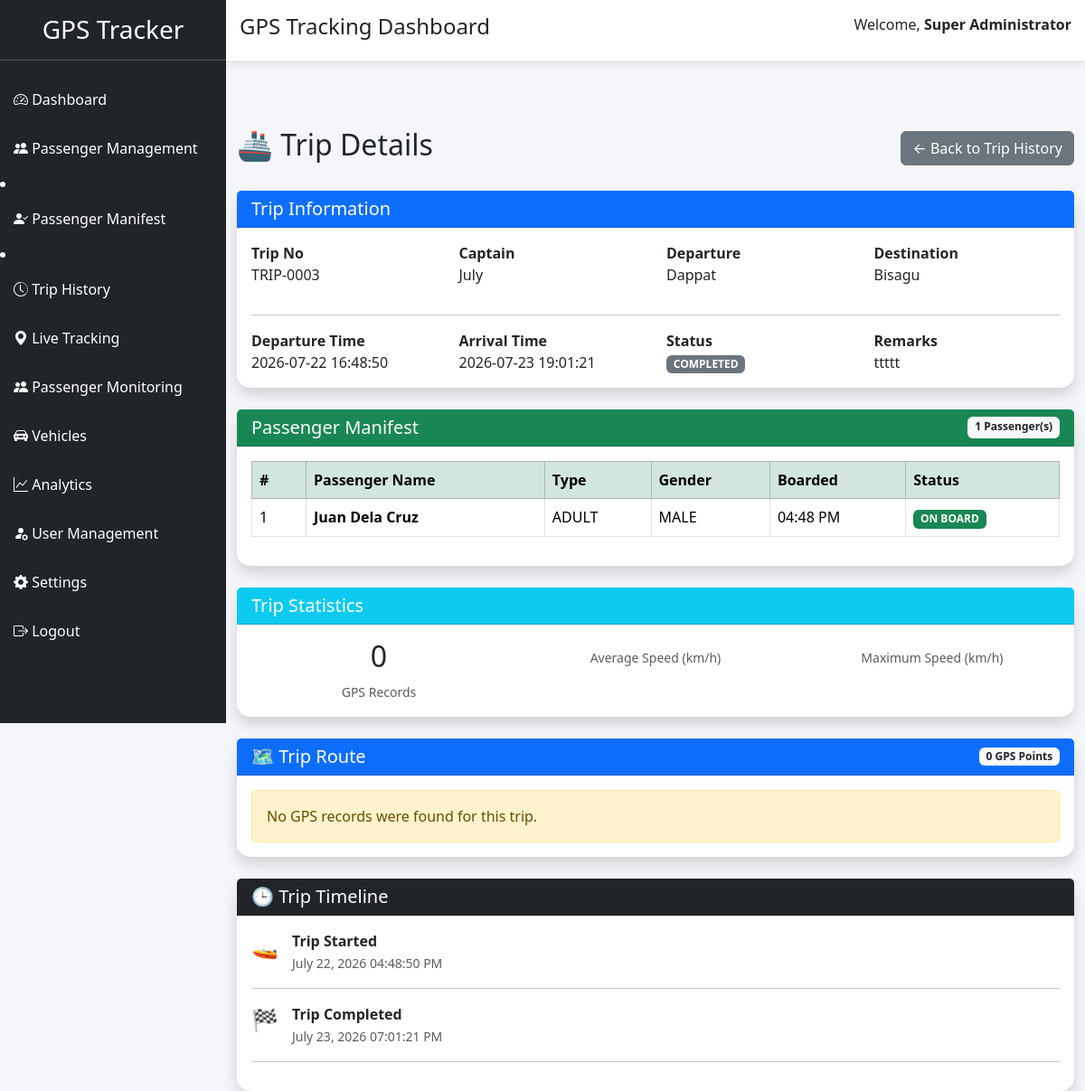
/trip_history/view.php?id=3 (signed in), run on the app's committed database.
### tables this page shows
CREATE TABLE `trips` (
  `id` int(11) NOT NULL,
  `trip_no` varchar(30) NOT NULL,
  `departure` varchar(100) NOT NULL,
  `destination` varchar(100) NOT NULL,
  `captain` varchar(100) NOT NULL,
  `departure_time` datetime NOT NULL,
  `arrival_time` datetime DEFAULT NULL,
  `status` enum('PENDING','ON GOING','COMPLETED','CANCELLED') DEFAULT 'PENDING',
  `remarks` text DEFAULT NULL,
  `created_at` timestamp NOT NULL DEFAULT current_timestamp()
);

CREATE TABLE `trip_passengers` (
  `id` int(11) NOT NULL,
  `trip_id` int(11) NOT NULL,
  `passenger_id` int(11) NOT NULL,
  `time_boarded` datetime DEFAULT current_timestamp(),
  `time_departed` datetime DEFAULT NULL,
  `status` enum('ON BOARD','DISEMBARKED','CANCELLED') DEFAULT 'ON BOARD'
);

CREATE TABLE `passengers` (
  `id` int(11) NOT NULL,
  `fullname` varchar(150) NOT NULL,
  `gender` enum('MALE','FEMALE') NOT NULL,
  `age` int(11) NOT NULL,
  `address` text DEFAULT NULL,
  `contact_no` varchar(30) DEFAULT NULL,
  `emergency_contact` varchar(150) DEFAULT NULL,
  `emergency_number` varchar(30) DEFAULT NULL,
  `created_at` timestamp NOT NULL DEFAULT current_timestamp(),
  `passenger_type` enum('ADULT','CHILD','SENIOR','PWD') DEFAULT 'ADULT'
);

### trip_history/view.php (the view, shortened to what this page needs)
<?php
require_once("../config/database.php");
include("../includes/header.php");
include("../includes/sidebar.php");
include("../includes/navbar.php");
$trip_id = (int)$_GET['id'];
$stmt = $conn->prepare("
SELECT *
FROM trips
WHERE id=?
");
$stmt->bind_param("i",$trip_id);
$stmt->execute();
$result = $stmt->get_result();
$trip = $result->fetch_assoc();
$stmtPassengers = $conn->prepare("
SELECT
p.fullname,
p.passenger_type,
p.gender,
tp.time_boarded,
tp.time_departed,
tp.status
FROM trip_passengers tp
INNER JOIN passengers p
ON p.id=tp.passenger_id
WHERE tp.trip_id=?
ORDER BY tp.time_boarded ASC
");
$stmtPassengers->bind_param("i",$trip_id);
$stmtPassengers->execute();
$passengers = $stmtPassengers->get_result();
$stats = mysqli_fetch_assoc(mysqli_query($conn,"
SELECT
COUNT(*) AS gps_points,
ROUND(AVG(speed),2) AS avg_speed,
ROUND(MAX(speed),2) AS max_speed
FROM gps_logs
WHERE trip_id='$trip_id'
"));
$route = [];
$timeline = [];
$timeline[] = [
    "icon" => "🚤",
    "title" => "Trip Started",
    "time" => $trip['departure_time']
];
if(!empty($trip['arrival_time'])){
    $timeline[] = [
        "icon" => "🏁",
        "title" => "Trip Completed",
        "time" => $trip['arrival_time']
    ];
}
?>
<div class="container-fluid mt-4">
<div class="d-flex justify-content-between align-items-center mb-4">
    <h2>
        🚢 Trip Details
    </h2>
    <a href="index.php" class="btn btn-secondary">
        ← Back to Trip History
    </a>
</div>
<div class="card shadow">
<div class="card-header bg-primary text-white">
<h5 class="mb-0">
Trip Information
</h5>
</div>
<div class="card-body">
<div class="row">
<div class="col-md-3 mb-3">
<strong>Trip No</strong><br>
<?= htmlspecialchars($trip['trip_no']); ?>
</div>
<div class="col-md-3 mb-3">
<strong>Captain</strong><br>
<?= htmlspecialchars($trip['captain']); ?>
</div>
<div class="col-md-3 mb-3">
<strong>Departure</strong><br>
<?= htmlspecialchars($trip['departure']); ?>
</div>
<div class="col-md-3 mb-3">
<strong>Destination</strong><br>
<?= htmlspecialchars($trip['destination']); ?>
</div>
</div>
<hr>
<div class="row">
<div class="col-md-3">
<strong>Departure Time</strong><br>
<?= $trip['departure_time']; ?>
</div>
<div class="col-md-3">
<strong>Arrival Time</strong><br>
<?= !empty($trip['arrival_time']) ? $trip['arrival_time'] : "Still Ongoing"; ?>
</div>
<div class="col-md-3">
<strong>Status</strong><br>
<?php if($trip['status']=="ON GOING"){ ?>
<span class="badge bg-success">
ON GOING
</span>
<?php }else{ ?>
<span class="badge bg-secondary">
COMPLETED
</span>
<?php } ?>
</div>
<div class="col-md-3">
<strong>Remarks</strong><br>
<?= htmlspecialchars($trip['remarks']); ?>
</div>
</div>
</div>
</div>
<div class="card shadow mt-4">
    <div class="card-header bg-success text-white d-flex justify-content-between">
        <h5 class="mb-0">
            Passenger Manifest
        </h5>
        <span class="badge bg-light text-dark">
            <?= $passengers->num_rows; ?> Passenger(s)
        </span>
    </div>
    <div class="card-body">
        <?php if($passengers->num_rows > 0){ ?>
        <div class="table-responsive">
            <table class="table table-bordered table-hover align-middle">
                <thead class="table-success">
                    <tr>
                        <th width="60">#</th>
                        <th>Passenger Name</th>
                        <th>Type</th>
                        <th>Gender</th>
                        <th>Boarded</th>
                        <th>Status</th>
                    </tr>
                </thead>
                <tbody>
                <?php
                $i = 1;
                while($row = $passengers->fetch_assoc()){
                ?>
                <tr>
                    <td><?= $i++; ?></td>
                    <td>
                        <strong>
                            <?= htmlspecialchars($row['fullname']); ?>
                        </strong>
                    </td>
                    <td>
                        <?= htmlspecialchars($row['passenger_type']); ?>
                    </td>
                    <td>
                        <?= htmlspecialchars($row['gender']); ?>
                    </td>
                    <td>
                        <?php
                        if(!empty($row['time_boarded'])){
                            echo date("h:i A",strtotime($row['time_boarded']));
                        }else{
                            echo "-";
                        }
                        ?>
                    </td>
                    <td>
                        <?php
                        switch($row['status']){
                            case "ON BOARD":
                                echo '<span class="badge bg-success">ON BOARD</span>';
                            break;
                        }
                        ?>
                    </td>
                </tr>
                <?php } ?>
                </tbody>
            </table>
        </div>
        <?php }else{ ?>
        <div class="alert alert-warning mb-0">
            No passengers were recorded for this trip.
        </div>
        <?php } ?>
    </div>
</div>
<div class="card shadow mt-4">
    <div class="card-header bg-info text-white">
        <h5 class="mb-0">
            Trip Statistics
        </h5>
    </div>
    <div class="card-body">
        <div class="row text-center">
            <div class="col-md-4">
                <h2>
                    <?= $stats['gps_points']; ?>
                </h2>
                <small class="text-muted">
                    GPS Records
                </small>
            </div>
            <div class="col-md-4">
                <small class="text-muted">
                    Average Speed (km/h)
                </small>
            </div>
            <div class="col-md-4">
                <small class="text-muted">
                    Maximum Speed (km/h)
                </small>
            </div>
        </div>
    </div>
</div>
<div class="card shadow mt-4">
    <div class="card-header bg-primary text-white">
        <div class="d-flex justify-content-between align-items-center">
            <h5 class="mb-0">
                🗺 Trip Route
            </h5>
            <span class="badge bg-light text-dark">
                <?= count($route); ?> GPS Points
            </span>
        </div>
    </div>
    <div class="card-body">
        <?php if(count($route)>0){ ?>
            <div id="tripMap"
                 style="height:550px;border-radius:10px;">
            </div>
        <?php }else{ ?>
            <div class="alert alert-warning mb-0">
                No GPS records were found for this trip.
            </div>
        <?php } ?>
    </div>
</div>
<link rel="stylesheet"
href="https://unpkg.com/leaflet@1.9.4/dist/leaflet.css"/>
<div class="card shadow mt-4">
    <div class="card-header bg-dark text-white">
        <h5 class="mb-0">
            🕒 Trip Timeline
        </h5>
    </div>
    <div class="card-body">
        <?php foreach($timeline as $event){ ?>
            <div class="d-flex mb-3">
                <div style="width:45px;font-size:24px;">
                    <?= $event['icon']; ?>
                </div>
                <div>
                    <strong>
                        <?= htmlspecialchars($event['title']); ?>
                    </strong>
                    <br>
                    <small class="text-muted">
                        <?= date("F d, Y h:i:s A", strtotime($event['time'])); ?>
                    </small>
                </div>
            </div>
            <hr>
        <?php } ?>
    </div>
</div>
<?php include("../includes/footer.php"); ?>

### includes/header.php (style rules this page uses)
body { background:#f4f6f9; overflow-x:hidden; }
.card { border:none; border-radius:15px; box-shadow:0 5px 15px rgba(0,0,0,.08); }

### data on the page
trips: trip_no "TRIP-0003", captain "July", departure "Dappat", destination "Bisagu", departure_time "2026-07-22 16:48:50", arrival_time "2026-07-23 19:01:21", remarks "ttttt"
trip_passengers: passenger.fullname "Juan Dela Cruz", passenger.passenger_type "ADULT", passenger.gender "MALE", time_boarded "04:48 PM", status "ON BOARD"

### other printed values
$_SESSION['fullname'] "Super Administrator"
$passengers->num_rows "1"
$stats['gps_points'] "0"
count($route) "0"
$event['icon'] "🚤"
$event['title'] "Trip Started"
date("F d, Y h:i:s A", strtotime($event['time'])) "July 22, 2026 04:48:50 PM"
$event['icon'] "🏁"
$event['title'] "Trip Completed"
date("F d, Y h:i:s A", strtotime($event['time'])) "July 23, 2026 07:01:21 PM"
